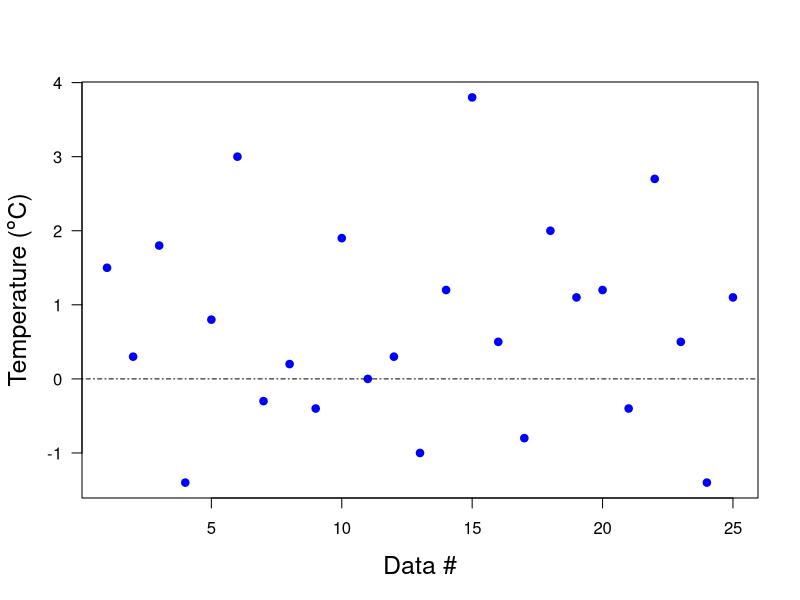

R code for this plot:
print('file: E1-BayesianHyp-t-test-Data.R')
# plot data & mean for Bayesian-t-test and t-test
x = c(1.5,0.3,1.8,-1.4,0.8,3.0,-0.3,0.2,-0.4,1.9,0.0,0.3,-1.0,
      1.2,3.8,0.5,-0.8,2.0,1.1,1.2,-0.4,2.7,0.5,-1.4,1.1)
Thyp = 0 # hypothesized temperature of null hypothesis H0
# png('EqualMeansData200408.png',width=16,height=12,units='cm',res=300)
plot(x,type='p',lwd=4,col='blue',xlab='Data #',
     ylab=NA,las=1,cex=0.6,cex.lab=1.5)
title(ylab=expression(paste('Temperature (',degree,'C)')),cex.lab=1.5,line=2.3)
abline(Thyp,0,col='black',lty=4)
# dev.off()